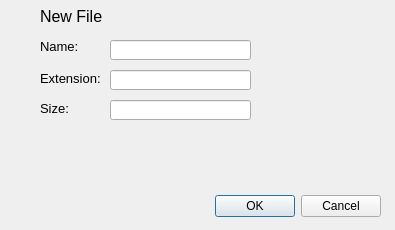
<?xml version="1.0" encoding="UTF-8"?>
<ui version="4.0">
 <class>NewFileDialog</class>
 <widget class="QDialog" name="NewFileDialog">
  <property name="geometry">
   <rect>
    <x>0</x>
    <y>0</y>
    <width>395</width>
    <height>230</height>
   </rect>
  </property>
  <property name="windowTitle">
   <string>Dialog</string>
  </property>
  <widget class="QDialogButtonBox" name="buttonBox">
   <property name="geometry">
    <rect>
     <x>40</x>
     <y>190</y>
     <width>341</width>
     <height>32</height>
    </rect>
   </property>
   <property name="orientation">
    <enum>Qt::Horizontal</enum>
   </property>
   <property name="standardButtons">
    <set>QDialogButtonBox::Cancel|QDialogButtonBox::Ok</set>
   </property>
  </widget>
  <widget class="QLabel" name="label">
   <property name="geometry">
    <rect>
     <x>40</x>
     <y>10</y>
     <width>71</width>
     <height>13</height>
    </rect>
   </property>
   <property name="maximumSize">
    <size>
     <width>16777215</width>
     <height>13</height>
    </size>
   </property>
   <property name="font">
    <font>
     <pointsize>12</pointsize>
    </font>
   </property>
   <property name="text">
    <string>New File</string>
   </property>
  </widget>
  <widget class="QLabel" name="label_2">
   <property name="geometry">
    <rect>
     <x>40</x>
     <y>40</y>
     <width>47</width>
     <height>13</height>
    </rect>
   </property>
   <property name="font">
    <font>
     <pointsize>10</pointsize>
    </font>
   </property>
   <property name="text">
    <string>Name:</string>
   </property>
  </widget>
  <widget class="QLabel" name="label_3">
   <property name="geometry">
    <rect>
     <x>40</x>
     <y>70</y>
     <width>61</width>
     <height>16</height>
    </rect>
   </property>
   <property name="font">
    <font>
     <pointsize>10</pointsize>
    </font>
   </property>
   <property name="text">
    <string>Extension:</string>
   </property>
  </widget>
  <widget class="QLabel" name="label_4">
   <property name="geometry">
    <rect>
     <x>40</x>
     <y>100</y>
     <width>61</width>
     <height>16</height>
    </rect>
   </property>
   <property name="font">
    <font>
     <pointsize>10</pointsize>
    </font>
   </property>
   <property name="text">
    <string>Size:</string>
   </property>
  </widget>
  <widget class="QLineEdit" name="editName">
   <property name="geometry">
    <rect>
     <x>110</x>
     <y>40</y>
     <width>141</width>
     <height>20</height>
    </rect>
   </property>
  </widget>
  <widget class="QLineEdit" name="editExt">
   <property name="geometry">
    <rect>
     <x>110</x>
     <y>70</y>
     <width>141</width>
     <height>20</height>
    </rect>
   </property>
  </widget>
  <widget class="QLineEdit" name="editSize">
   <property name="geometry">
    <rect>
     <x>110</x>
     <y>100</y>
     <width>141</width>
     <height>20</height>
    </rect>
   </property>
  </widget>
 </widget>
 <resources/>
 <connections>
  <connection>
   <sender>buttonBox</sender>
   <signal>accepted()</signal>
   <receiver>NewFileDialog</receiver>
   <slot>accept()</slot>
   <hints>
    <hint type="sourcelabel">
     <x>248</x>
     <y>254</y>
    </hint>
    <hint type="destinationlabel">
     <x>157</x>
     <y>274</y>
    </hint>
   </hints>
  </connection>
  <connection>
   <sender>buttonBox</sender>
   <signal>rejected()</signal>
   <receiver>NewFileDialog</receiver>
   <slot>reject()</slot>
   <hints>
    <hint type="sourcelabel">
     <x>316</x>
     <y>260</y>
    </hint>
    <hint type="destinationlabel">
     <x>286</x>
     <y>274</y>
    </hint>
   </hints>
  </connection>
 </connections>
</ui>
